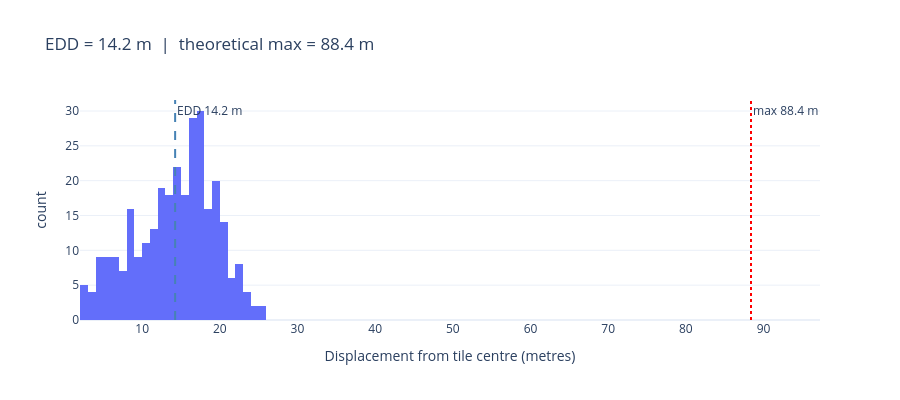

The notebook cell this image was saved under:
### Markdown cell above
### EDD — Expected Displacement Distance

`edd(tile_centers, display_coords)` measures the mean distance from each shuffled tile centre to its jittered display pin.  
Jitter draws uniformly from [−J, +J] per axis, so the expected displacement is J · √(2/3) ≈ 0.82 J, and the hard maximum is J√2.

### Code cell
edd_val = edd(tile_centers, display_coords)
displacements = [
    haversine_m(t[0], t[1], d[0], d[1])
    for t, d in zip(tile_centers, display_coords)
]
max_diag = J * 2 ** 0.5

fig = px.histogram(
    x=displacements, nbins=30,
    labels={'x': 'Displacement from tile centre (metres)', 'y': 'Count'},
    title=f'EDD = {edd_val:.1f} m  |  theoretical max = {max_diag:.1f} m',
    template='plotly_white', height=400,
)
fig.add_vline(x=edd_val,  line_dash='dash', line_color='steelblue',
              annotation_text=f'EDD {edd_val:.1f} m')
fig.add_vline(x=max_diag, line_dash='dot',  line_color='red',
              annotation_text=f'max {max_diag:.1f} m')
fig.show()

assert max(displacements) <= max_diag + 1
print(f'EDD = {edd_val:.2f} m   min = {min(displacements):.2f} m   max = {max(displacements):.2f} m')
print('All displacements within theoretical bound: OK')

### Figure 1 — Plotly figure (JSON) as saved in the notebook; plotly's stock layout.template omitted (floating-point values rounded to 4 significant figures; data arrays with more than 128 entries replaced by an {"elided": "..."} marker saying what was removed)
{"data": [{"bingroup": "x", "hovertemplate": "Displacement from tile centre (metres)=%{x}<br>count=%{y}<extra></extra>", "legendgroup": "", "marker": {"color": "#636efa", "pattern": {"shape": ""}}, "name": "", "nbinsx": 30, "orientation": "v", "showlegend": false, "type": "histogram", "x": {"elided": "300 float values"}, "xaxis": "x", "yaxis": "y"}], "layout": {"annotations": [{"showarrow": false, "text": "EDD 14.2 m", "x": 14.25, "xanchor": "left", "xref": "x", "y": 1, "yanchor": "top", "yref": "y domain"}, {"showarrow": false, "text": "max 88.4 m", "x": 88.39, "xanchor": "left", "xref": "x", "y": 1, "yanchor": "top", "yref": "y domain"}], "barmode": "relative", "height": 400, "legend": {"tracegroupgap": 0}, "shapes": [{"line": {"color": "steelblue", "dash": "dash"}, "type": "line", "x0": 14.25, "x1": 14.25, "xref": "x", "y0": 0, "y1": 1, "yref": "y domain"}, {"line": {"color": "red", "dash": "dot"}, "type": "line", "x0": 88.39, "x1": 88.39, "xref": "x", "y0": 0, "y1": 1, "yref": "y domain"}], "title": {"text": "EDD = 14.2 m  |  theoretical max = 88.4 m"}, "xaxis": {"anchor": "y", "domain": [0.0, 1.0], "title": {"text": "Displacement from tile centre (metres)"}}, "yaxis": {"anchor": "x", "domain": [0.0, 1.0], "title": {"text": "count"}}}}
